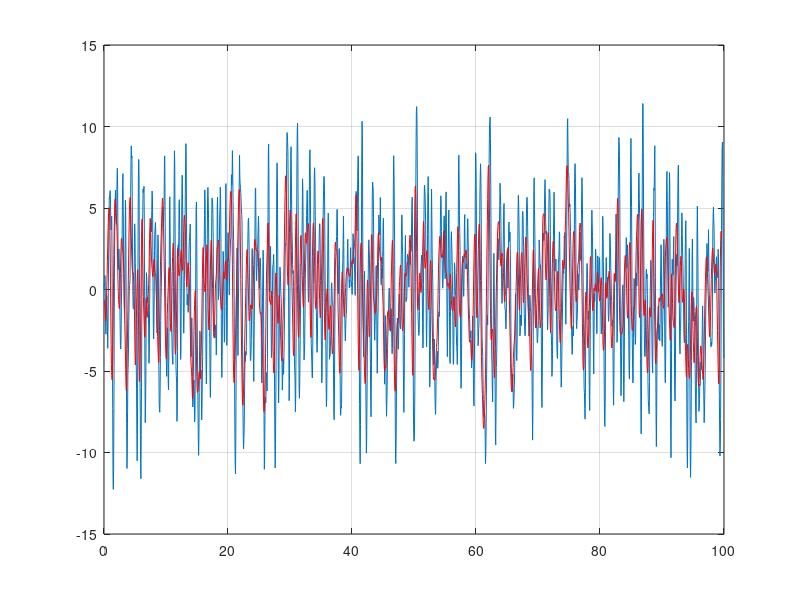

This chart was generated by the following MATLAB code: (Note: this script raises an error after producing the figure.)
dadosordem2rand = load('dadosordem2aleatorio.txt');
t_rand = dadosordem2rand(:,1);
v_rand = dadosordem2rand(:,2);
T_rand = dadosordem2rand(:,3);

plot(t_rand,T_rand)
grid on
hold on

% Filtro
for i = 1:length(T_rand)-8
    T_rand_f(i) = mean(T_rand(i:i+8));
end
t_rand_f = t_rand(1:length(T_rand)-8)';
v_rand_f = v_rand(1:length(T_rand)-8)';

plot(t_rand_f,T_rand_f,'r')

% Identificacao do sistema pelo metodo da convolucao
U=v_rand_f; % criacao da matrix de entrada U
for i=1:length(v_rand_f)-1
    U = [U [zeros(i,1); v_rand_f(1:length(v_rand_f)-i)]];
end

% solucao do sistema Y=UX para U (U = Y/X)
H1=U\T_rand_f';
H2=inv(U)*T_rand_f';

figure
plot(t_rand_f,H1)
grid on
axis([0 10 -5 5])
figure
plot(t_rand_f,H2)